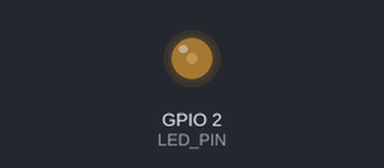
Recording of a sketch running on a simulated ESP32. Parts: output pins drawn as LEDs (lit = HIGH).

Above: at 0.05 s.
At 2.0 s:
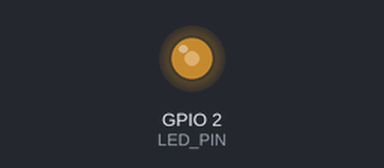
At 4.0 s:
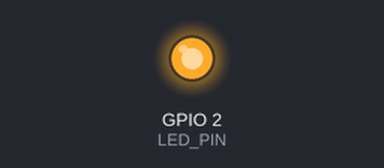
At 8.0 s:
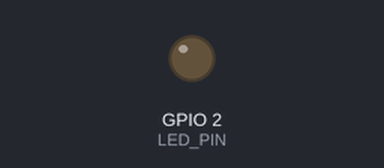
Timing chart, 0 to 10.4 s (numbered marks = the images above):
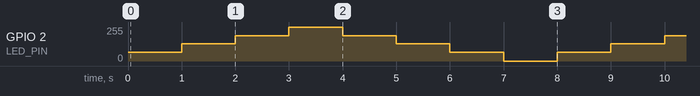

Measured:
- by itself, GPIO 2 (LED_PIN): repeats every 8.0 s: 128/255 1.0 s, 191/255 1.0 s, 255/255 1.0 s, 191/255 1.0 s, 128/255 1.0 s, 64/255 1.0 s, 0/255 1.0 s, 64/255 1.0 s

The sketch:

pwm_led_test.ino
```cpp
const int LED_PIN = 2;

void setup() {
  // PWM is configured automatically when we use analogWrite()
  pinMode(LED_PIN, OUTPUT);
}

void loop() {
  // 25% brightness
  analogWrite(LED_PIN, 64);
  delay(1000);

  // 50% brightness
  analogWrite(LED_PIN, 128);
  delay(1000);

  // 75% brightness
  analogWrite(LED_PIN, 191);
  delay(1000);

  // 100% brightness
  analogWrite(LED_PIN, 255);
  delay(1000);

  // Back down
  analogWrite(LED_PIN, 191);
  delay(1000);

  analogWrite(LED_PIN, 128);
  delay(1000);

  analogWrite(LED_PIN, 64);
  delay(1000);

  // OFF
  analogWrite(LED_PIN, 0);
  delay(1000);
}
```
